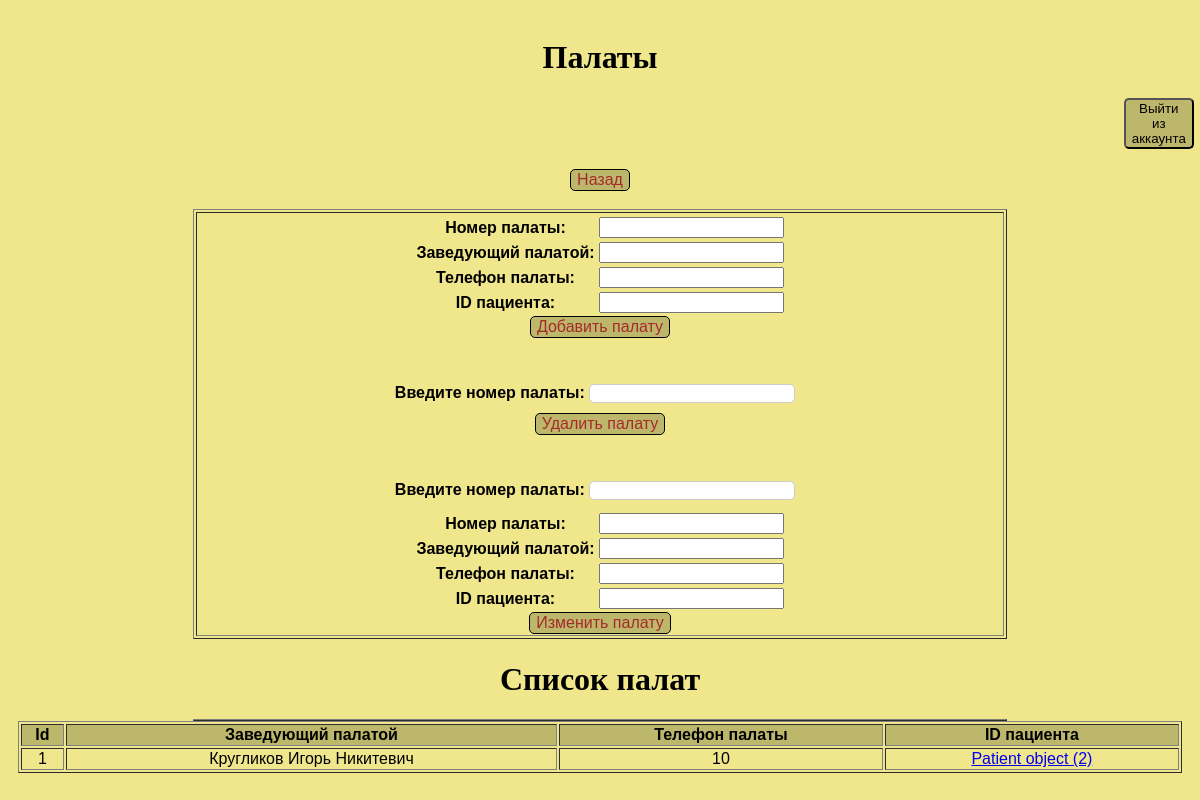
The app's page /Wards/ with its own data.
### clinika/models.py (models this page shows)
class Wards(models.Model):
    id = models.IntegerField(primary_key=True)
    Branch_manager = models.CharField(max_length=60)
    phone_of_ward = models.CharField(max_length=25)
    Patient_ID_of_patient = models.ForeignKey('Patient', on_delete=models.CASCADE,
                                              null=True)
    objects = models.Manager()

class Person(models.Model):
    id = models.IntegerField(primary_key=True)
    first_name = models.CharField(max_length=45)
    last_name = models.CharField(max_length=45)
    birthday = models.CharField(max_length=45)
    objects = models.Manager()

class Patient(Person):
    sex = models.CharField(max_length=40)
    age = models.IntegerField()
    preliminary_diagnosis = models.CharField(max_length=200, null=True)
    how_the_patient_was_admitted = models.CharField(max_length=400)
    date_of_receipt = models.CharField(max_length=40)
    approximate_growth = models.CharField(max_length=400)
    hair_color = models.CharField(max_length=45)
    identifying_mark = models.CharField(max_length=45)
    statement_date = models.CharField(max_length=45)
    reason_for_discharge = models.CharField(max_length=45)
    Person_number = models.ForeignKey('Person', on_delete=models.CASCADE,related_name='number1',null=True)
    objects = models.Manager()

### clinika/views.py (the view)
# urls.py: path('Wards/', views.index_wards, name='Wards'),
def index_wards(request): #index_author
    form_add = AddWard()
    data = Wards.objects.all()
    return render(request, "clinika/Template_Wards.html", {"form":form_add, "data_show":data})

### clinika/forms.py
class AddWard(forms.Form):
    id = forms.IntegerField(label="Номер палаты")
    Branch_manager = forms.CharField(label="Заведующий палатой")
    phone_of_ward = forms.CharField(label="Телефон палаты")
    Patient_ID_of_patient = forms.CharField(label="ID пациента")

### templates/clinika/Template_Wards.html (shortened to what this page needs)
<!DOCTYPE html>
<html>
<head>
</head>
<body class="container">
    <div id="header" >
        <h1 align="center">Палаты<h1>
		<h3 align="center"><a href = "{% url 'great' %}" style="text-decoration: none;"><Button id="button">Выйти из аккаунта</Button></a></h3>
        <h3 align="center"><a href = "{% url 'home' %}" style="text-decoration: none;"><Button class="button">Назад</Button></a></h3>
    </div>
<table border="1" width="70%" align="center">
    <tr>
        <th align="center" width="50%">
    <form method="POST" action="add/">
        <table>
            {{ form }}
        </table>
        <input class="button" type="submit" value="Добавить палату">
    </form>
    <br>
    <br>
    <form method="POST" action="del/">
        <label>Введите номер палаты: </label>
        <input class = 'myfield' type= "number" name="delname" ><br>
        <input class="button" type= "submit" value="Удалить палату">
    </form>
    <br>
    <br>
    <form method="POST" action="up/">
        <label>Введите номер палаты: </label>
        <input class = 'myfield' type= "number" name="upname"><br>
        <table>
            {{ form }}
        </table>
        <input class="button" type= "submit" value="Изменить палату">
    </form>
    </table>
    <th align="center" width="50%">
        <h1 align="center"> Список палат</h1>
    <table border="1" width="70%" align="center">
    <tr>
    <form method="POST" action="show/">
        <table border="1" width="100%">
            <tr align="center" bgcolor="#BDB76B">
				<th>Id</th>
                <th>Заведующий палатой</th>
                <th>Телефон палаты</th>
                <th>ID пациента</th>
            </tr>
        {% for i in data_show %}
            <tr align="center">
				<td>{{ i.id }}</td>
                <td>{{ i.Branch_manager }}</td>
                <td>{{ i.phone_of_ward }}</td>
                <td> <a href="{% url 'Patient' %}"> {{ i.Patient_ID_of_patient}}</td>
            </tr>
        {% endfor %}
        </table>
    </form>
        </th>
</body>
</html>

### templates/clinika/Template_Wards.html (style rules this page uses)
.myfield { border:1px solid #ccc; border-radius:5px; height:15px; width:200px; margin: 10px 10px 10px 0; text-align: center; }
.button { background-color: #BDB76B; border: 1px solid black; border-radius: 5px; color: brown; text-align: center; text-decoration: none; display: inline-block; font-size: 16px; }
body { background: #F0E68C ; padding: 10px; background-repeat: no-repeat; }
label { font-family: Helvetica; }
td { font-family: Arial; }
th { font-family: Arial; }
#button { background-color: #BDB76B; border-radius: 5px; margin-left: 95%; margin-top: 0%; }

### records on screen
Wards: id "1", Branch_manager "Кругликов Игорь Никитевич", phone_of_ward "10", Patient_ID_of_patient "Patient object (2)"
